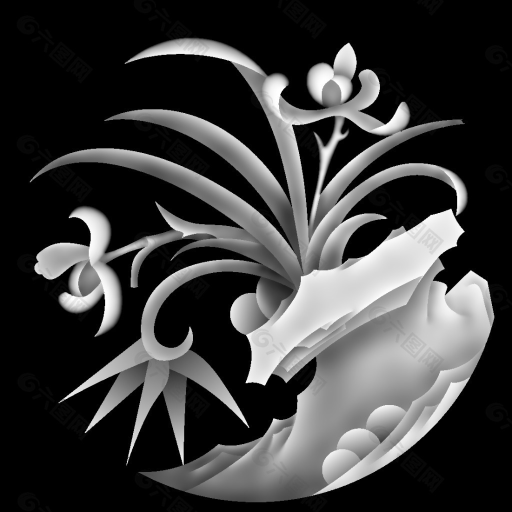
%> input picture 第四章作业/4.jpg, 1024 x 1024 px (shown at 1/2 size)
$ octave hologram_main.m   (GNU Octave 9; MATLAB toolbox functions it lacks are replaced by stand-ins)
%> lines starting %> are read from the running program, lines starting %| are printed output that depends on the picture
  clc; clear;

  dx = 0.3; %取样间隔单位um
  size_of_pic = 500; %目标图片的大小， 单位um
  cycle_index = 10;%循环次数
  image00 = imread('4.jpg');%导入图片
%> image00 is the input picture: size 1024x1024 uint8; min 0, max 255, mean 59.9

  %计算像素个数， 保证能覆盖图片。且为了让图片中心对称，保证N为奇数
  N = ceil( size_of_pic / dx);
  if mod(N, 2) == 0
      N = N + 1;
  end

  %激光参数
  w_0 = 200;%束腰半径
  lamda = 0.6328; %waveLength
  z = 400;
  x_0 = (-(N - 1) / 2 : 1 : (N - 1) / 2) * dx;
  y_0 = (-(N - 1) / 2 : 1 : (N - 1) / 2) * dx;
  [Y, X] = meshgrid(x_0, y_0);
  U_i = 0.1 * exp(-(X .^ 2 + Y .^ 2) / w_0 ^ 2); %高斯光束
  %U_i = 0.1; %平面光备用

  %采样
  %image00 = rgb2gray(image00);%变成灰度图
  image_0 = im2double(image00);%变成double矩阵，实际模拟中用到的
  [h, w] = size(image_0);%获取大小
%> h = 1024; w = 1024

  %把图片变成N*N型，这里的做法比较暴力，直接切割或者四周扩充，如果要更好的效果需要插值算法
  %因此所选的图片像素数最好和N*N十分接近
  image_1 = zeros(N);
  if N - h >= 0
      if N - w >= 0
          image_1 ( floor((N - h) / 2) + 1 : floor((N - h) / 2) + h, floor((N - w) / 2) + 1 : floor((N - w) / 2) + h ) = image_0;%对目标图片扩充
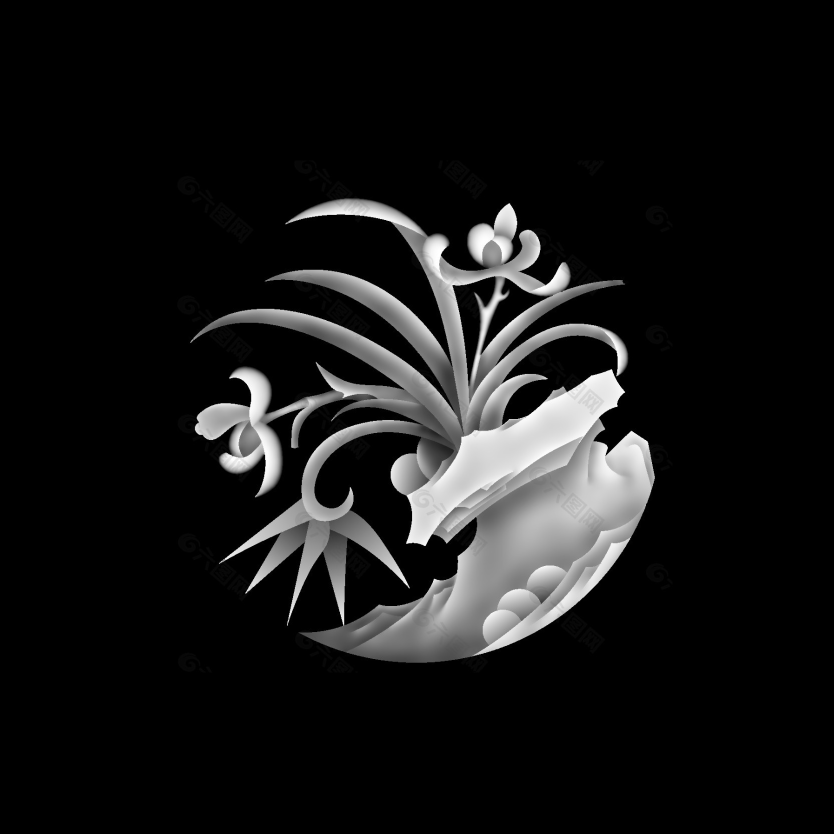
%> image_1: size 1667x1667 double (shown at 1/2 size); min 0, max 1, mean 0.0886
      else
          image_1( floor((N - h) / 2) + 1 : floor((N - h) / 2) + h, : ) = image_0( : , floor((w - N) / 2) + 1 : floor((w - N) / 2) + N);
      end
  else
      if N - w >= 0
          image_1 ( : , floor((N - w) / 2) + 1 : floor((N - w) / 2) + h) = image_0( floor((h - N) / 2) + 1 : floor((h - N) / 2) + N, : );
      else
          image_1 = image_0(floor((h - N) / 2) + 1 : floor((h - N) / 2) + N, floor((w - N) / 2) + 1 : floor((w - N) / 2) + N);
      end
  end
  %image_1是最终使用的原图
  amplitude_image = sqrt(image_1);%提取振幅
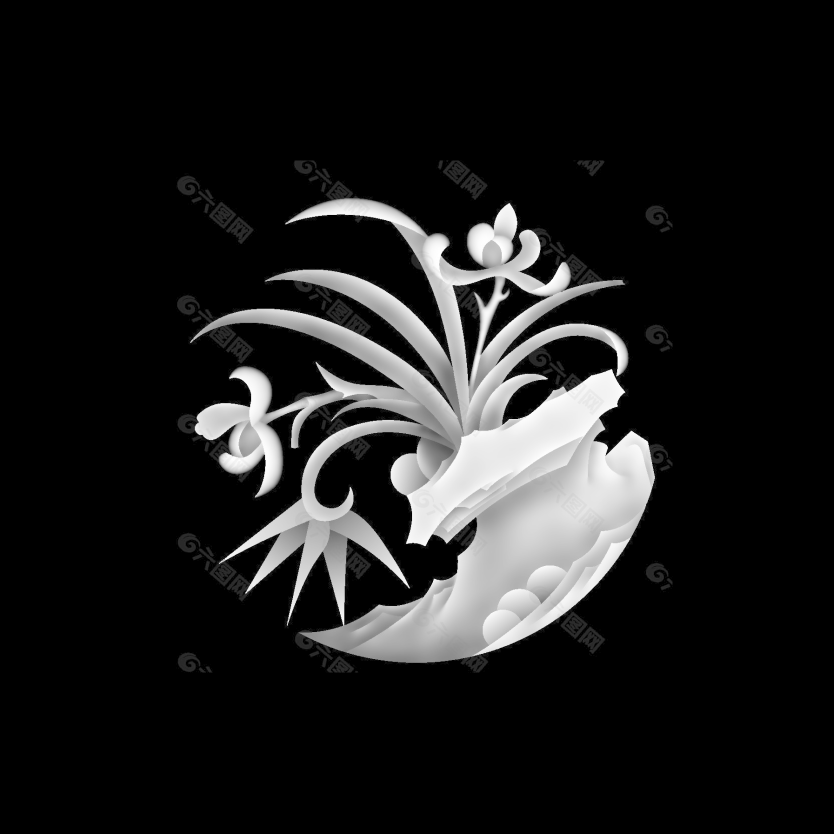
%> amplitude_image: size 1667x1667 double (shown at 1/2 size); min 0, max 1, mean 0.114

  %输出原图
  figure;
  subplot(1, 2, 1);
  imshow(image_1);
  title('原图');

  %生成全息片上的随机相位
  radius = 100;
  disk = zeros(N);
%> (the run ends here)
